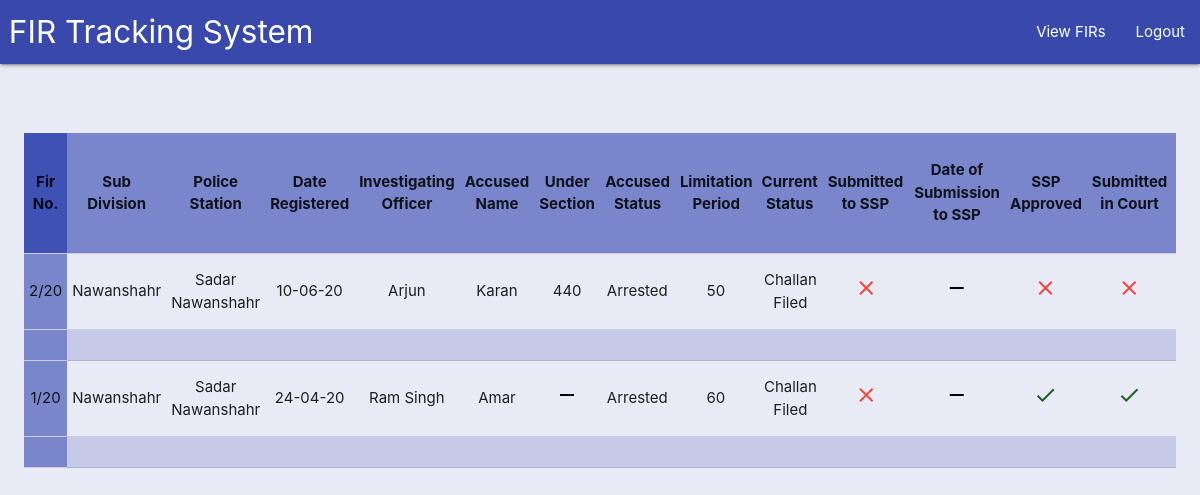
Page /fir/list_firs_court/ (signed in) on the earlier database version.
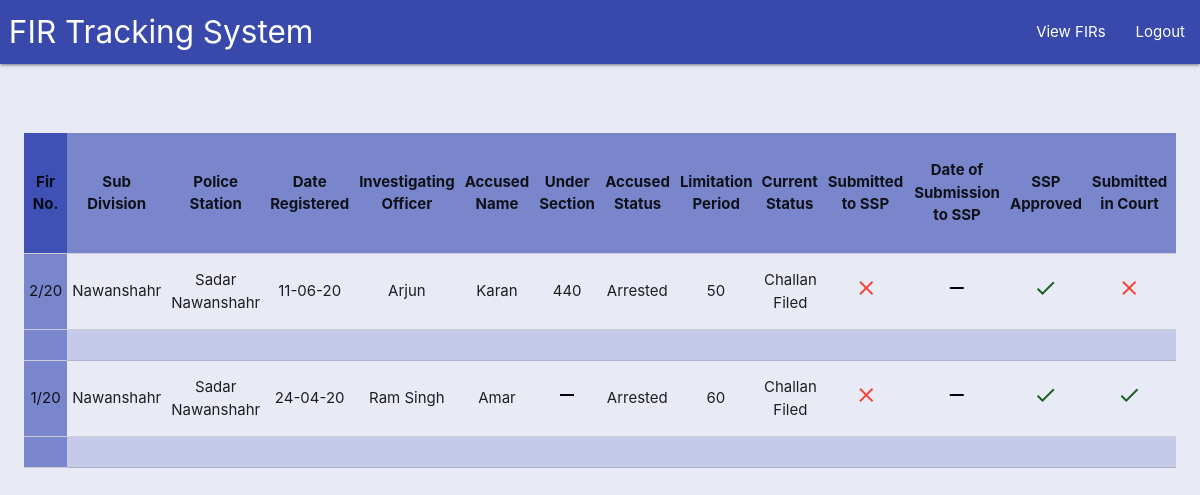
Same page on the later database version.
### fir/models.py (models this page shows, shortened)
class FIR(models.Model):
    PHASE_CHOICES=[(1,1),(2,2),(3,3)]
    ACCUSED_STATUS_CHOICES = [('arrested','Arrested'),('not_arrested','Not Arrested'),('po','PO')]
    CURRENT_STATUS_CHOICES = [('under_investigation','Under Investigation'),('challan_filed','Challan Filed'),('untraced','Untraced'),('cancelled','Cancelled')]
    COURT_STATUS_CHOICES = [('pending','Pending'),('accepted','Accepted'),('reinvestigation','Reinvestigation')]
    sub_division = models.ForeignKey("location.SubDivision", related_name='firs', on_delete=models.CASCADE)
    police_station = models.ForeignKey("location.PoliceStation", related_name='firs', on_delete=models.CASCADE)
    fir_no = models.CharField(max_length=50)
    phase = models.PositiveIntegerField(choices=PHASE_CHOICES)
    date_created = models.DateField(auto_now=True)
    io_name = models.CharField(max_length=50, blank=True, null=True)
    accused_name = models.TextField(blank=True, null=True)
    under_section = models.CharField(max_length=50, blank=True, null=True)
    accused_status = models.CharField(max_length=50, choices=ACCUSED_STATUS_CHOICES, blank=True, null=True)
    limitation_period = models.PositiveIntegerField(blank=True, null=True)
    current_status = models.CharField(max_length=50, choices=CURRENT_STATUS_CHOICES, blank=True, null=True)
    put_in_ssp_office = models.BooleanField(default=False)
    put_in_ssp_office_date = models.DateField(blank=True, null=True)
    ssp_approved = models.BooleanField(default=False)
    put_in_court = models.BooleanField(default=False)
    put_in_court_date = models.DateField(blank=True, null=True)
    received_in_court = models.BooleanField(default=False)
    received_in_court_date = models.DateField(blank=True, null=True)
    court_status = models.CharField(max_length=50, choices=COURT_STATUS_CHOICES, blank=True,  null=True)
    reverted_by_court_date = models.DateField(blank=True,  null=True)
    received_from_court_date = models.DateField(blank=True,  null=True)
    appointed_io = models.CharField(max_length=50, blank=True,  null=True)
    class Meta():
        unique_together = ['sub_division', 'police_station', 'fir_no', 'phase']
        ordering = ['sub_division', 'police_station', '-fir_no', 'phase']
        verbose_name = 'FIR'
        verbose_name_plural = 'FIRs'

### location/models.py (models this page shows)
class SubDivision(models.Model):
    name = models.CharField(max_length=50)
    def __str__(self):
        return self.name

class PoliceStation(models.Model):
    sub_division = models.ForeignKey("location.SubDivision", related_name='police_stations',on_delete=models.CASCADE)
    name = models.CharField(max_length=50)
    def __str__(self):
        return self.name

### fir/views.py (the view, shortened to what this page needs)
# urls.py: path('list_firs_court/', views.list_firs_court_view, name='list_firs_court'),
@login_required
def list_firs_court_view(request):
    court_record_keepers = [u['user'] for u in acc_models.CourtRecordKeeper.objects.all().values('user')]
    if request.user.pk in court_record_keepers:
        fir_list = models.FIR.objects.all().filter(police_station__exact=acc_models.CourtRecordKeeper.objects.get(user__pk__exact=request.user.pk).police_station)
        page = request.GET.get('page', 1)
        paginator = Paginator(fir_list, 60)
        try:
            firs = paginator.page(page)
        except PageNotAnInteger:
            firs = paginator.page(1)
        except EmptyPage:
            firs = paginator.page(paginator.num_pages)
        return render(request, 'fir/list_firs_court.html', {'fir_list':firs})
    else:
        return redirect('fault', fault='ACCESS DENIED!')

### account/context_preprocessors.py (called while the page is built)
def UserList(request):
    police_station_record_keepers = [u['user'] for u in models.PoliceStationRecordKeeper.objects.all().values('user')]
    court_record_keepers = [u['user'] for u in models.CourtRecordKeeper.objects.all().values('user')]
    dsp_record_keepers = [u['user'] for u in models.DSPRecordKeeper.objects.all().values('user')]
    vrk_record_keepers = [u['user'] for u in models.VRKRecordKeeper.objects.all().values('user')]
    ssp_record_keepers = [u['user'] for u in models.SSPRecordKeeper.objects.all().values('user')]
    return {'police_station_record_keepers':police_station_record_keepers,
            'court_record_keepers':court_record_keepers,
            'dsp_record_keepers':dsp_record_keepers,
            'vrk_record_keepers':vrk_record_keepers,
            'ssp_record_keepers':ssp_record_keepers,
            }

### fir/templates/fir/list_firs_court.html (shortened to what this page needs)
{% extends 'base.html' %}
{% load static %}
{% load widget_tweaks %}
{% load templatetag %}
{% block head %}
    <link rel="stylesheet" href="{% static 'css/list_css.css' %}">
{% endblock %}
{% block content %}
    <br><br>
    {% include 'fir/_firs_list.html' %}
{% endblock content %}

### fir/templates/fir/_firs_list.html (shortened to what the changed rows need)
{% load templatetag %}
<div class="table_wrapper" data-fl-scrolls>
    <table class="centered responsive-table table_div highlight">
        <thead class="indigo lighten-2">
            <tr>
                <th>Fir No.</th>
                <th>Sub Division</th>
                <th>Police Station</th>
                <th>Date Registered</th>
                <th>Investigating Officer</th>
                <th>Accused Name</th>
                <th>Under Section</th>
                <th>Accused Status</th>
                <th>Limitation Period</th>
                <th>Current Status</th>
                <th>Submitted to SSP</th>
                <th>Date of Submission to SSP</th>
                <th>SSP Approved</th>
                <th>Submitted in Court</th>
                <th>Date of Submission in Court</th>
            </tr>
        </thead>
        <tbody>
            {% for fir in fir_list %}
                <tr>
                    <td>{{fir.fir_no}}</td>
                    <td>{{fir.sub_division}}</td>
                    <td>{{fir.police_station}}</td>
                    <td>{{fir.date_created|date:'d-m-y'}}</td>
                    {% if fir.io_name %}
                        <td>{{fir.io_name}}</td>
                    {% else %}
                        <td><i class="material-icons black-text">remove</i></td>
                    {% endif %}
                    {% if fir.accused_name %}
                        <td>{{fir.accused_name}}</td>
                    {% else %}
                        <td><i class="material-icons black-text">remove</i></td>
                    {% endif %}
                    {% if fir.under_section %}
                        <td>{{fir.under_section}}</td>
                    {% else %}
                        <td><i class="material-icons black-text">remove</i></td>
                    {% endif %}
                    {% if fir.accused_status == "arrested" %}
                        <td>Arrested</td>
                    {% elif fir.accused_status == "not_arrested" %}
                        <td>Not-Arrested</td>
                    {% elif fir.accused_status == "po" %}
                        <td>P.O.</td>
                    {% else %}
                        <td><i class="material-icons black-text">remove</i></td>
                    {% endif %}
                    {% if fir.limitation_period %}
                        <td>{{fir.limitation_period}}</td>
                    {% else %}
                        <td><i class="material-icons black-text">remove</i></td>
                    {% endif %}
                    {% if fir.current_status == "challan_filed" %}
                        <td>Challan Filed</td>
                    {% elif fir.current_status == "untraced" %}
                        <td>Untraced</td>
                    {% elif fir.current_status == "under_investigation" %}
                        <td>Under Investigation</td>
                    {% elif fir.current_status == "cancelled" %}
                        <td>Cancelled</td>
                    {% else %}
                        <td><i class="material-icons black-text">remove</i></td>
                    {% endif %}
                    {% if fir.put_in_ssp_office %}
                        <td><i class="material-icons green-text text-darken-4">check</i></td>
                    {% else %}
                        <td><i class="material-icons red-text">close</i></td>
                    {% endif %}
                    {% if fir.put_in_ssp_office_date %}
                        <td>{{fir.put_in_ssp_office_date|date:'d-m-y'}}</td>
                    {% else %}
                        <td><i class="material-icons black-text">remove</i></td>
                    {% endif %}
                    {% if fir.ssp_approved %}
                        <td><i class="material-icons green-text text-darken-4">check</i></td>
                    {% else %}
                        <td><i class="material-icons red-text">close</i></td>
                    {% endif %}
                    {% if fir.put_in_court %}
                        <td><i class="material-icons green-text text-darken-4">check</i></td>
                    {% else %}
                        <td><i class="material-icons red-text">close</i></td>
                    {% endif %}
                    {% if fir.put_in_court_date %}
                        <td>{{fir.put_in_court_date|date:'d-m-y'}}</td>
                    {% else %}
                        <td><i class="material-icons black-text">remove</i></td>
                    {% endif %}
                </tr>
                {% if fir.pk|is_last_phase %}
                    <tr class="indigo lighten-4">
                        <td></td><td></td><td></td><td></td><td></td><td></td><td></td><td></td><td></td><td></td><td></td><td></td><td></td><td></td><td></td><td></td><td></td><td></td><td></td><td></td><td></td><td></td>
                    </tr>
                {% endif %}
            {% endfor %}
        </tbody>
    </table>
</div>

Differences in the rows shown:
changed FIR "Arjun": date_created "10-06-20" → "11-06-20"; ssp_approved False → True (drawn)
